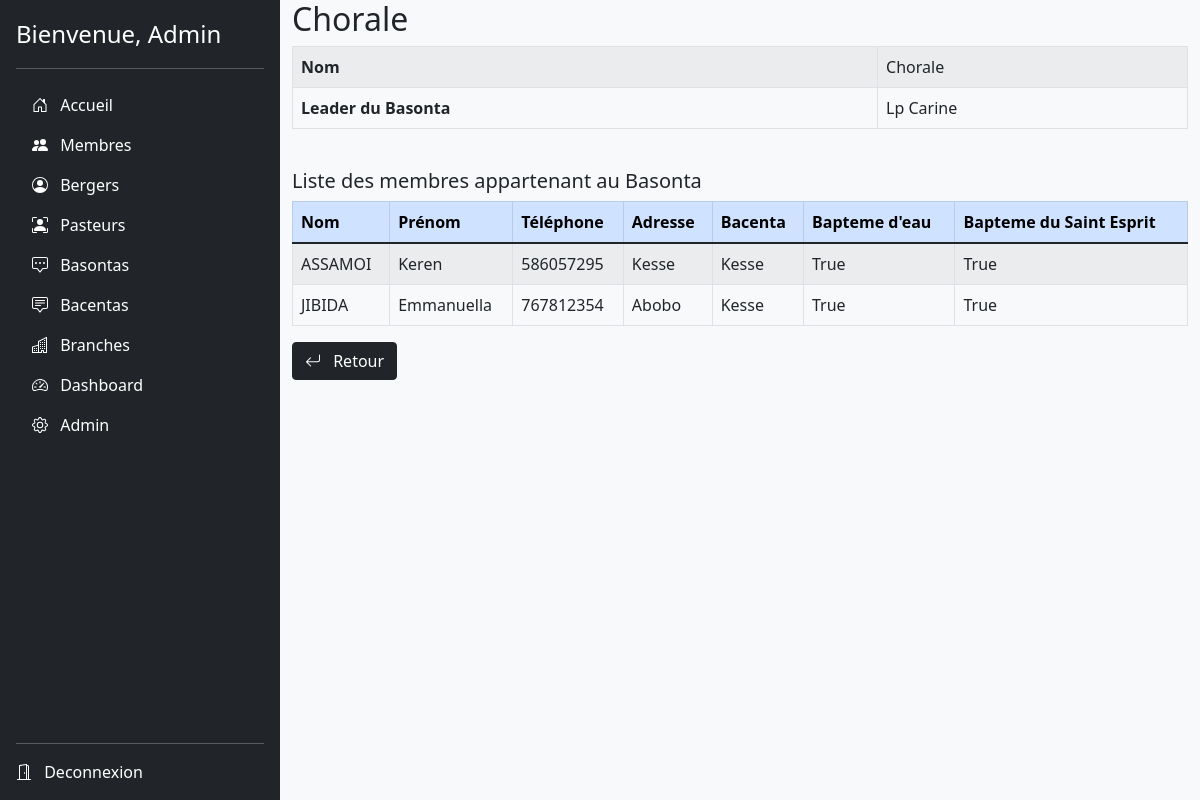
/basontas/1/ (signed in), run on an earlier commit of the app's database.
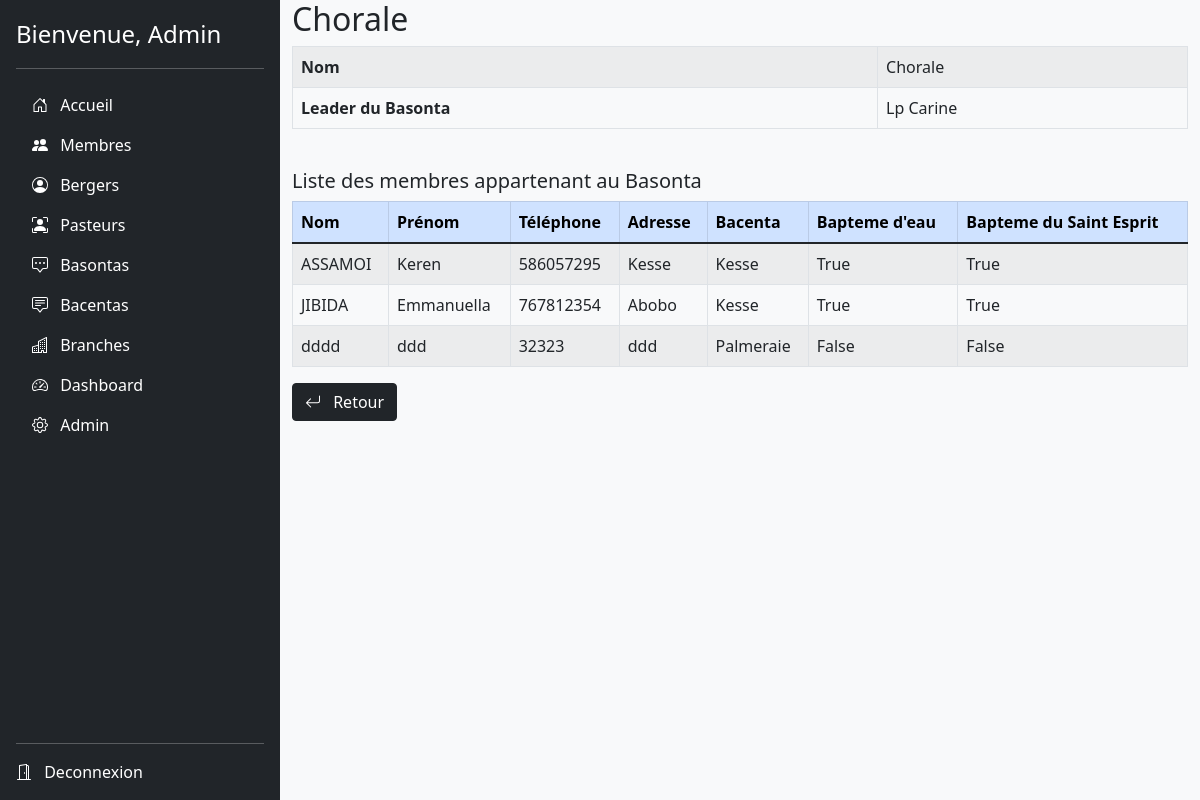
And on a later commit of the database.
### follow_up/models.py (models this page shows, shortened)
class Membre(models.Model):
    nom_membre = models.CharField(max_length=256)
    prenom_membre = models.CharField(max_length=256)
    numero_membre = models.PositiveIntegerField()
    adresse_membre = models.CharField(max_length=256)
    role_membre = models.ForeignKey(Role, on_delete=models.DO_NOTHING, )
    basonta_membre = models.ForeignKey(Basonta, related_name='basontas', on_delete=models.DO_NOTHING,)
    bacenta_membre = models.ForeignKey(Bacenta, related_name='bacentas', on_delete=models.DO_NOTHING,)
    branche_membre = models.ForeignKey(Branche, related_name='branches', on_delete=models.DO_NOTHING,)
    bapteme_esprit = models.BooleanField()
    bapteme_eau = models.BooleanField()
    date_ajout_membre = models.DateField(default=datetime.date.today)

class Bacenta(models.Model):
    nom_bacenta = models.CharField(max_length=256, unique=True)
    leader_bacenta = models.CharField(max_length=256, default='Aucun')
    def __str__(self):
        return self.nom_bacenta

### follow_up/views.py (the view)
# urls.py: path('basontas/<int:pk>/', login_required(views.BasontaDetailView.as_view()), name='basonta_details'),
class BasontaDetailView(DetailView):
    context_object_name = 'basonta_details'
    model = models.Basonta
    template_name = 'basontas/basonta_details.html'

### templates/basontas/basonta_details.html
{% extends "follow_up/base.html" %}
{% block body_block %}
    <div class="container">
        <h2>{{basonta_details.nom_basonta}}</h2>
            <table class="table table-bordered table-striped">
                    <tr>
                        <th>Nom</th>
                        <td>{{basonta_details.nom_basonta}}</td>
                    </tr>
                    <tr>
                        <th>Leader du Basonta</th>
                        <td>{{basonta_details.leader_basonta}}</td>
                    </tr>
            </table>
        <br>
        <h5>Liste des membres appartenant au Basonta</h5>
        <div>
            <table class="table table-bordered table-striped">
                <thead class="table-primary" style="position:sticky">
                    <tr>
                        <th>Nom</th>
                        <th>Prénom</th>
                        <th>Téléphone</th>
                        <th>Adresse</th>
                        <th>Bacenta</th>
                        <th>Bapteme d'eau</th>
                        <th>Bapteme du Saint Esprit</th>
                    </tr>
                </thead>
                <tbody>
                    {% for basonta in basonta_details.basontas.all %}
                        <tr>
                            <h6>
                                <td>{{basonta.nom_membre}}</td>
                                <td>{{basonta.prenom_membre}}</td>
                                <td>{{basonta.numero_membre}}</td>
                                <td>{{basonta.adresse_membre}}</td>
                                <td>{{basonta.bacenta_membre}}</td>
                                <td>{{basonta.bapteme_eau}}</td>
                                <td>{{basonta.bapteme_esprit}}</td>
                            </h6>
                        </tr>
                {% endfor %}
                </tbody>
            </table>
        </div>
        <p>
                <a class="btn btn-dark" href="{% url 'follow_up:basonta_list'%}">
                    <svg class="bi me-2" width="16" height="16"><use xlink:href="#bi-arrow-return-left"/></svg>
                    Retour
                </a>
            </p>
    </div>
{% endblock %}

What changed in the data, as far as the page shows it:
added Membre: nom_membre "dddd", prenom_membre "ddd", numero_membre "32323", adresse_membre "ddd", bacenta_membre "Palmeraie", bapteme_eau "False", bapteme_esprit "False"
